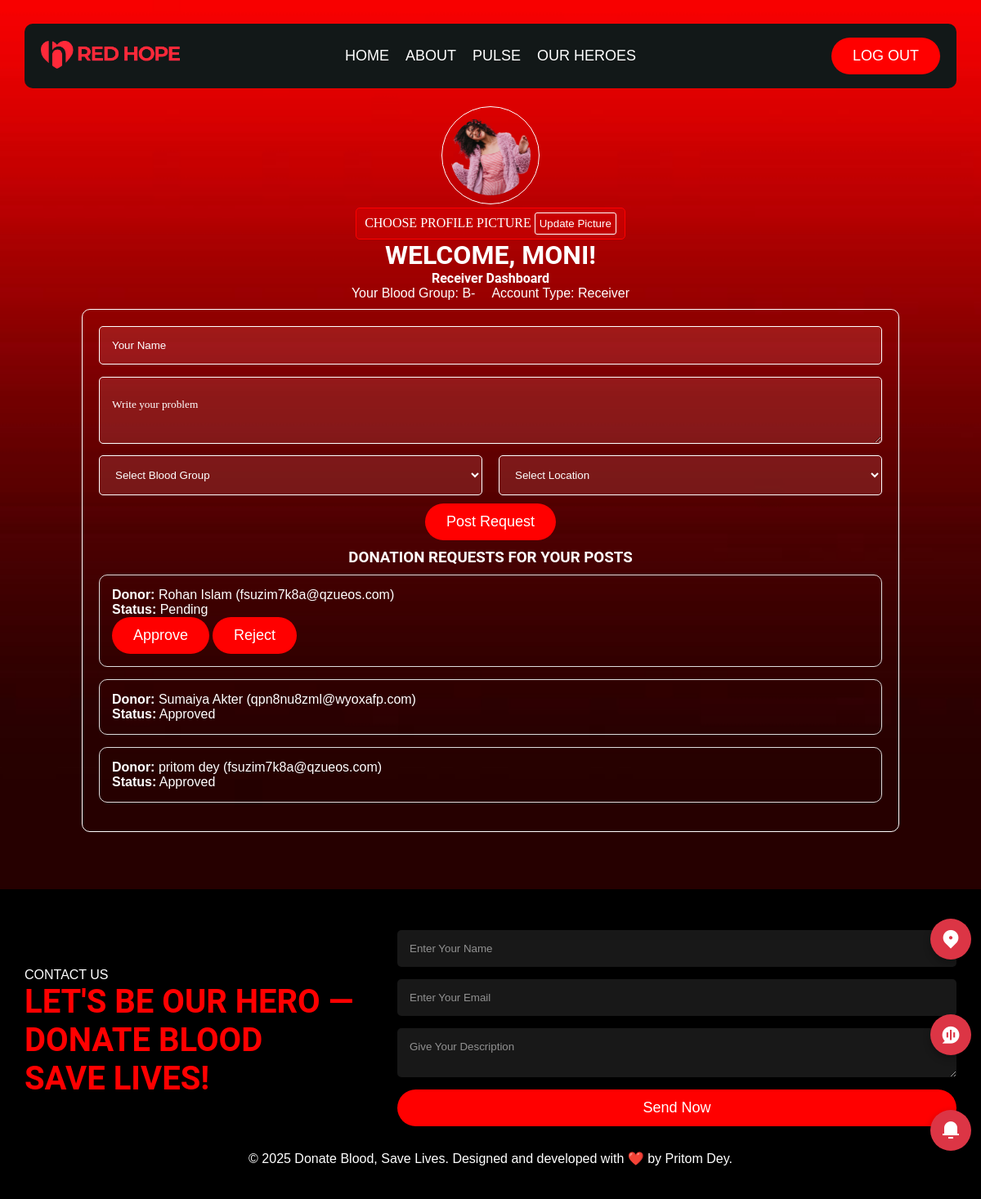
The page /receiver-dashboard/ (signed in) on the database as committed earlier.
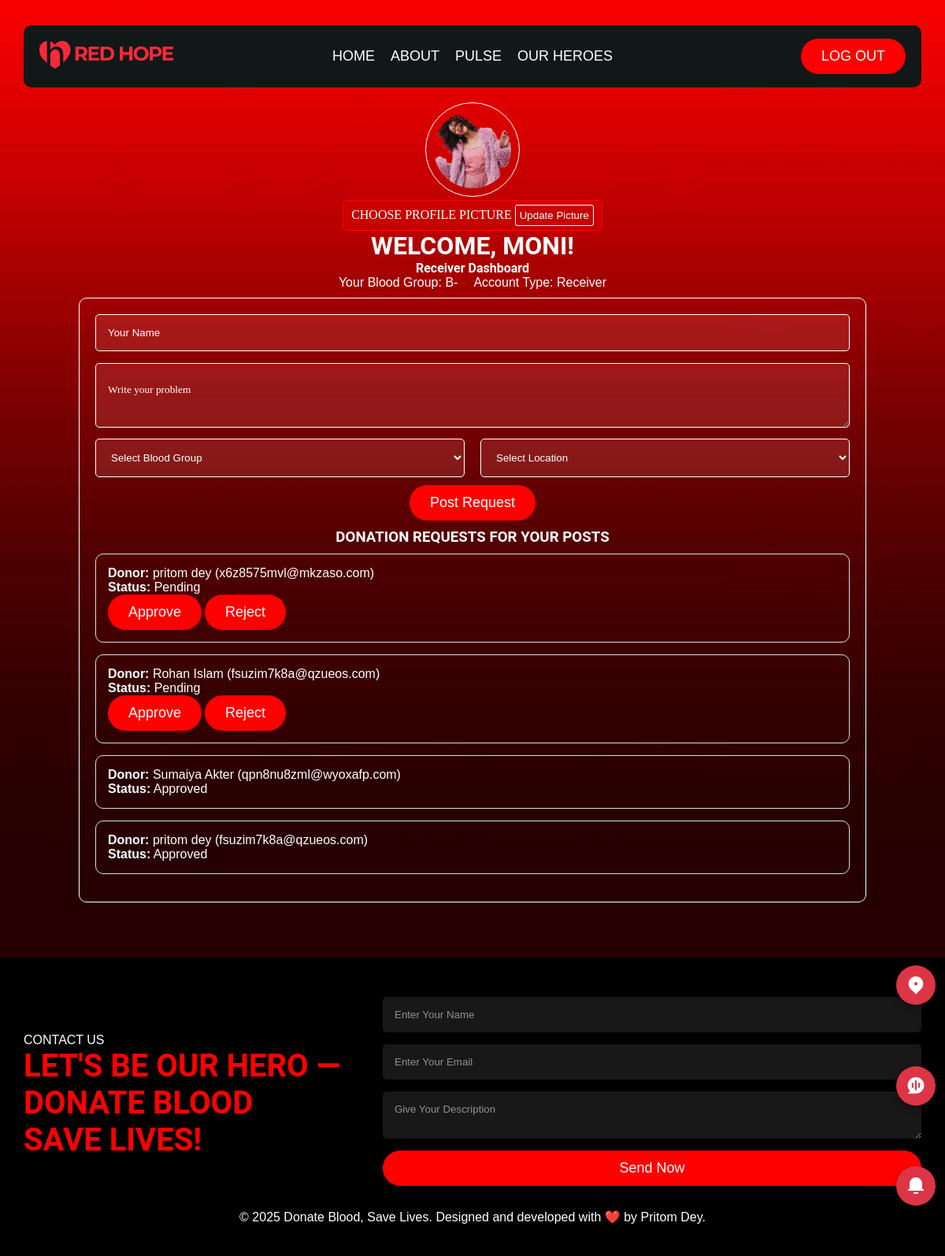
The same page on the database as committed later.
### donor/models.py (models this page shows, shortened)
class DonationRequest(models.Model):
    STATUS_CHOICES = [
        ('pending', 'Pending'),
        ('approved', 'Approved'),
        ('rejected', 'Rejected'),
    ]
    post = models.ForeignKey(RequestPost, on_delete=models.CASCADE, related_name="donations")
    donor = models.ForeignKey(User, on_delete=models.CASCADE, related_name="donations")
    name = models.CharField(max_length=200)
    email = models.EmailField()
    phone = models.CharField(max_length=20)
    last_donation_date = models.DateField(null=True, blank=True)
    status = models.CharField(max_length=10, choices=STATUS_CHOICES, default="pending")
    created_at = models.DateTimeField(auto_now_add=True)

### donor/views.py (the view, shortened to what this page needs)
# urls.py: path('receiver-dashboard/', views.receiver_dashboard, name='receiver_dashboard'),
@login_required(login_url="login")
def receiver_dashboard(request):
    posts = RequestPost.objects.filter(user=request.user).order_by("-created_at")
    donations = DonationRequest.objects.filter(post__in=posts).order_by("-created_at")
    return render(
        request,
        "donor/receiver_dashboard.html",
        {"posts": posts, "donations": donations},
    )

### donor/templates/donor/receiver_dashboard.html (shortened to what this page needs)
{% extends 'donor/base.html' %}
{% load static %}
{% block main %}
<div class="dashboard">
  <div class="dash_box">
    <div class="profile_pic">
      <img src="{{ request.user.profile.profile_pic.url }}" alt="Profile Picture" style="width:120px;height:120px;border-radius:50%;">
    </div>
    <form class="dp_change" action="{% url 'receiver_dashboard' %}" method="post" enctype="multipart/form-data">
      <label for="profile_pic" class="custom-file-upload">Choose Profile Picture</label>
      <button type="submit">Update Picture</button>
    </form>
    <h1>WELCOME, <span style="text-transform: uppercase;">{{ request.user.username }}!</span></h1>
    <h2>Receiver Dashboard</h2>
    <div class="dashdetails">
      <p>Your Blood Group: {{ request.user.profile.blood_group }}</p>
      <p>Account Type: Receiver</p>
    </div>
  </div>
   <div class="dash_content " style="color: #fff;">
  <div id="form" class="tab-content">
    <form class="blood_request"  action="{% url 'receiver_dashboard' %}" method="post">
      <input type="text" name="name" placeholder="Your Name" required><br>
      <textarea style="margin-top: 15px;" name="problem" placeholder="Write your problem" required></textarea><br>
      <div class="select" style="margin-top: 10px;">
        <select name="blood_group" required>
          <option value="">Select Blood Group</option>
        </select>
        <select name="location" required>
          <option value="">Select Location</option>
        </select>
      </div>
      <button type="submit" class="btn" style="margin-top: 10px;position: relative;left: 50%;transform: translateX(-50%);">Post Request</button>
    </form>
  </div>
  <div id="donations" class="tab-content" >
    <h3 style="text-align: center;text-transform: uppercase;margin-top: 10px;">Donation Requests for Your Posts</h3>
    {% for donation in donations %}
      <div style="margin-top: 10px; border:1px solid #ddd; padding:15px; border-radius: 10px; margin-bottom:15px;"">
        <p><b>Donor:</b> {{ donation.name }} ({{ donation.email }})</p>
        <p><b>Status:</b> {{ donation.status|capfirst }}</p>
        {% if donation.status == "pending" %}
          <a href="{% url 'approve_donation' donation.id %}" ><button class="btn">Approve</button></a>
          <a href="{% url 'reject_donation' donation.id %}" ><button class="btn">Reject</button></a>
        {% endif %}
      </div>
    {% empty %}
      <p>No donation requests yet.</p>
    {% endfor %}
  </div>
</div>
  </div>
{% endblock main %}

Rows that differ between the two databases and show on the page:
added DonationRequest: name "pritom dey", email "x6z8575mvl@mkzaso.com", status "Pending", shows "Approve"
